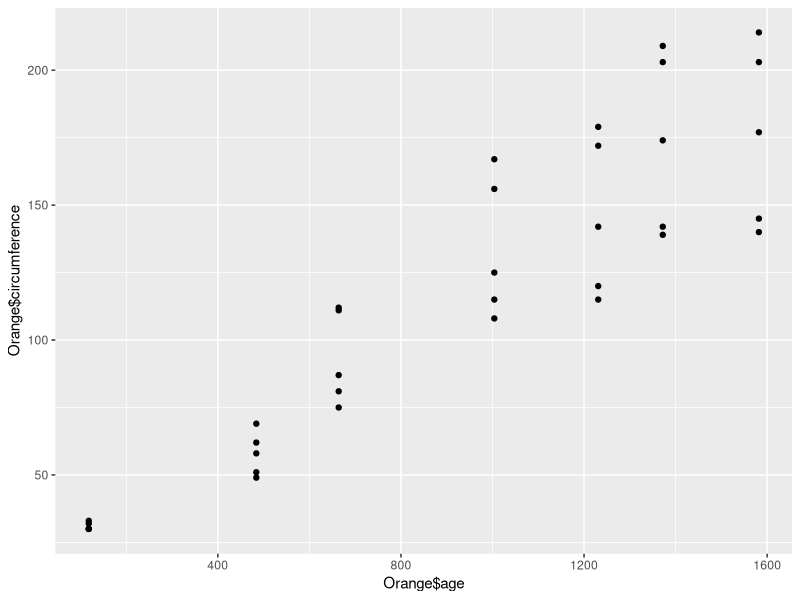
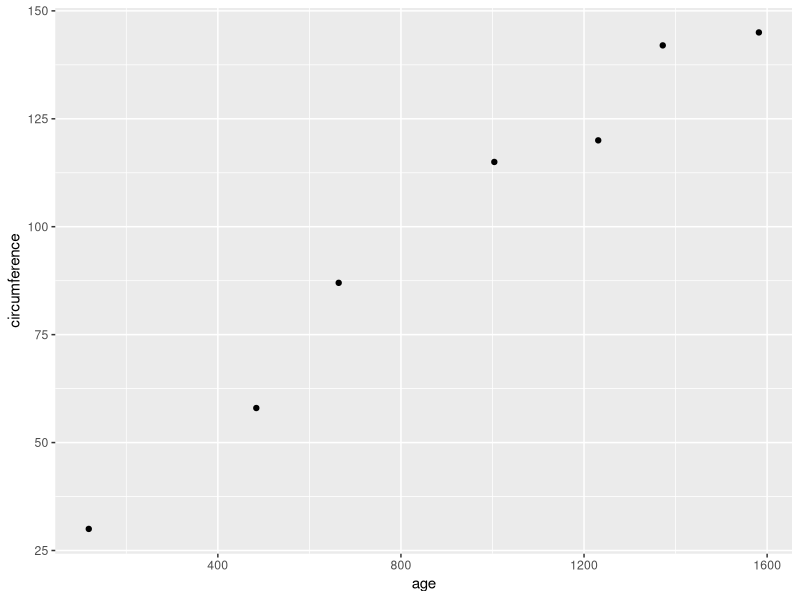
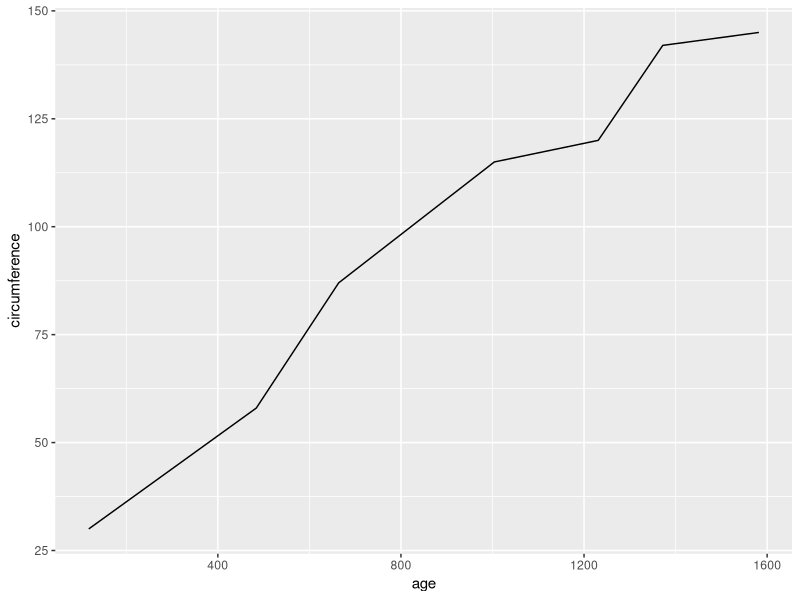
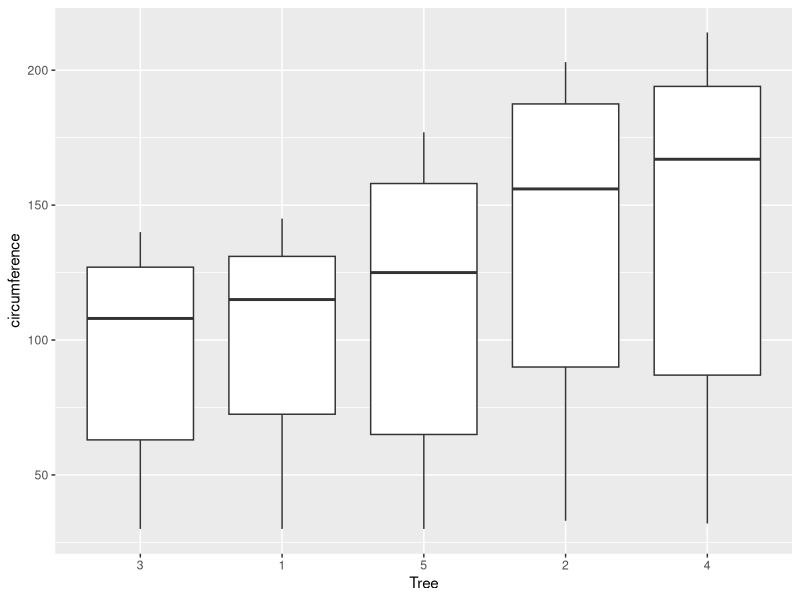
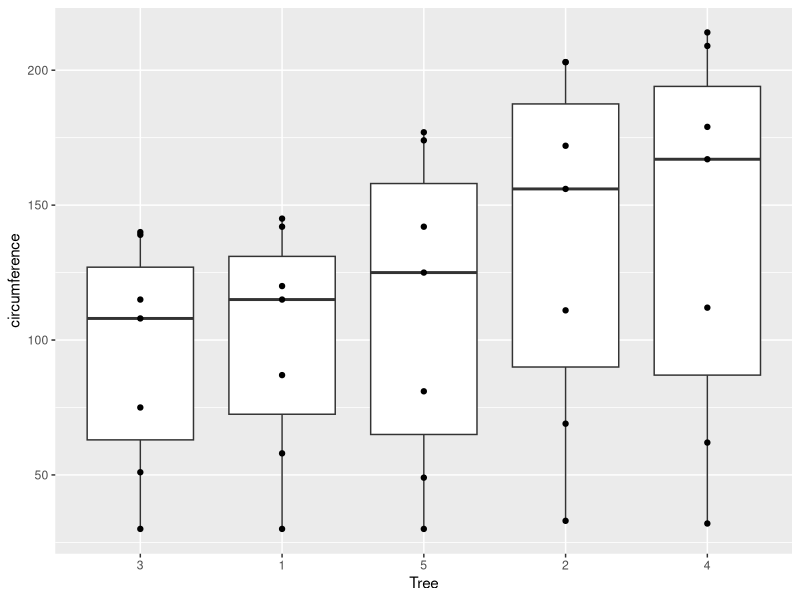
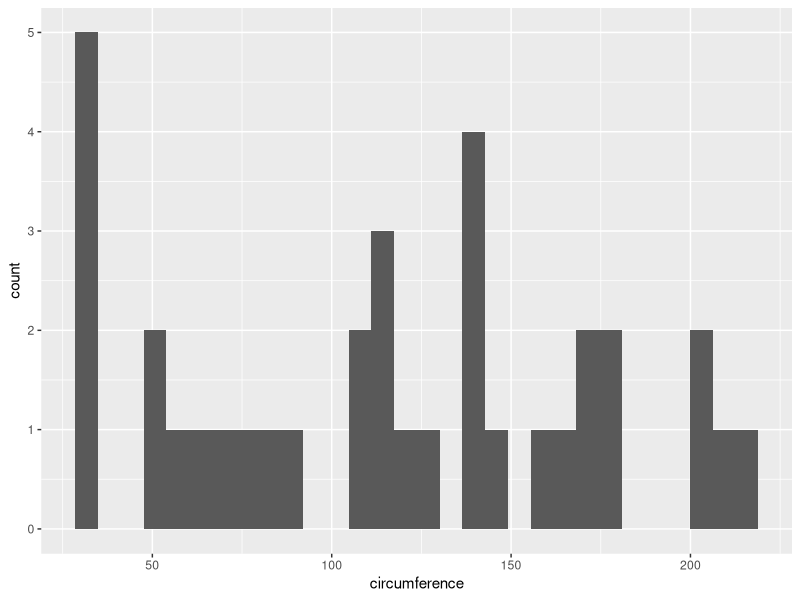
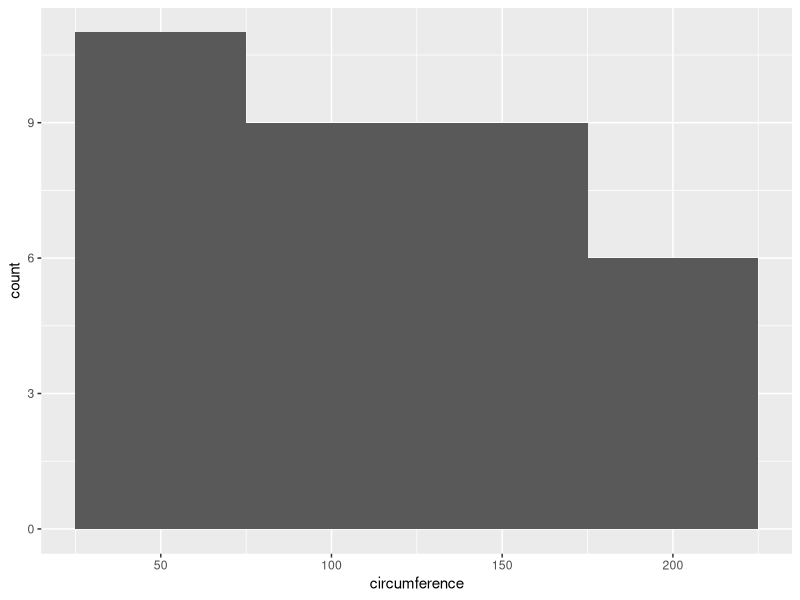
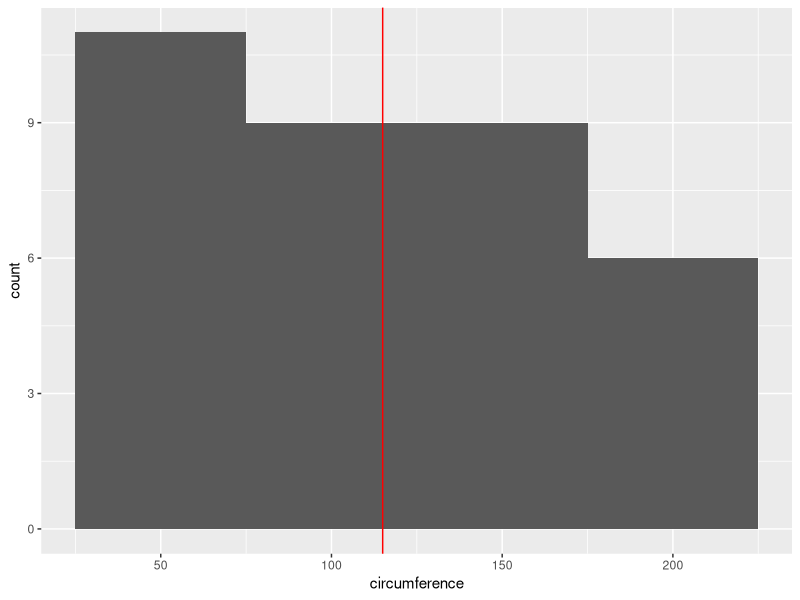

The R script that drew these images, in order: (Note: this script raises an error after producing the figures.)
## ---- chunk 1
require(ggplot2)
require(dplyr)
## ---- chunk 2
head(Orange)
## ---- chunk 3
ggplot(data=Orange, aes(x=Orange$age, y=Orange$circumference)) + geom_point()
## ---- chunk 4
ggplot(data=Orange %>% filter(Tree==1), aes(x=age, y=circumference)) + geom_point()
## ---- chunk 5
ggplot(data=Orange %>% filter(Tree==1), aes(x=age, y=circumference)) + geom_line()
## ---- chunk 6
ggplot(data=Orange, aes(x=Tree, y=circumference)) + geom_boxplot() 
## ---- chunk 7
ggplot(data=Orange, aes(x=Tree, y=circumference)) + geom_boxplot() + geom_point()
## ---- chunk 8
ggplot(data=Orange, aes(x=circumference)) + geom_histogram() 
## ---- chunk 9
ggplot(data=Orange, aes(x=circumference)) + geom_histogram(binwidth=50)
## ---- chunk 10
ggplot(data=Orange, aes(x=circumference)) + geom_histogram(binwidth=50) +
  geom_vline(xintercept=median(Orange$circumference), col="red")
## ---- chunk 11
ggplot(data=Orange, aes(x=circumference)) + geom_density() 
## ---- chunk 12
ggplot(data=Orange, aes(x=circumference, y=age)) + geom_point() + facet_grid(~Tree) 
## ---- chunk 13
levels(Orange$Tree) <- sort(levels(Orange$Tree))
ggplot(data=Orange, aes(x=circumference, y=age)) + geom_point() + geom_line(col="red") + facet_wrap(~Tree, ncol=2) 
## ---- chunk 14
ggplot(data=Orange, aes(x=circumference, y=age, col=Tree))  + geom_line()
## ---- chunk 15
head(iris)
ggplot(data=iris, aes(x=Petal.Length, fill=Species))  + geom_histogram()
## ---- chunk 16
ggplot(data=iris, aes(x=Petal.Length, color=Species))  + geom_histogram()
## ---- chunk 17
ggplot(data=iris, aes(x=Petal.Length, fill=Species))  + geom_histogram(color="black") 
## ---- chunk 18
head(movies)
## ---- chunk 19
tipi = names(movies)[18:23]
seznam = list()
for (i in 1:length(tipi)) {
    tip = tipi[[i]]
    seznam[[i]] <- movies %>% 
        filter_(paste(tip, "==", 1)) %>% 
        select(Budget=budget, Short, Year=year) %>%
        mutate(Type=tip)
}
myMovies <- do.call(rbind, seznam)
## ---- chunk 20
ggplot(data=myMovies, aes(x=Type, fill=Type))  + geom_bar() 
## ---- chunk 21
ggplot(data=myMovies, aes(x=Type, fill=factor(Short)))  + geom_bar() 
## ---- chunk 22
ggplot(data=myMovies, aes(x=Type, fill=factor(Short)))  + geom_bar(position="stack") 
## ---- chunk 23
ggplot(data=myMovies, aes(x=Type, fill=factor(Short)))  + geom_bar(position="dodge") 
## ---- chunk 24
ggplot(data=myMovies, aes(x=Type, fill=factor(Short)))  + geom_bar(position="fill") 
## ---- chunk 25
ggplot(data=myMovies, aes(x=Type, y=Budget))  + geom_boxplot() 
## ---- chunk 26
ggplot(data=myMovies, aes(x=Type, y=Budget))  + geom_boxplot() + scale_y_log10()
## ---- chunk 27
ggplot(data=myMovies, aes(x=Type, y=Budget))  + geom_boxplot() + scale_y_log10() + geom_point()
## ---- chunk 28
ggplot(data=myMovies, aes(x=Type, y=Budget))  + geom_jitter() + geom_boxplot(alpha=I(0.6)) + scale_y_log10() 
## ---- chunk 29
ggplot(data=myMovies, aes(x=Type, y=Budget))  + geom_jitter() + geom_boxplot(alpha=I(0.6)) + scale_y_log10() 
## ---- chunk 30
ggplot(data=ToothGrowth, aes(x=dose, y=len))  + geom_point() 
## ---- chunk 31
ggplot(data=ToothGrowth, aes(x=dose, y=len, col=supp))  + geom_point() 
## ---- chunk 32
ggplot(data=ToothGrowth, aes(x=dose, y=len, col=supp))  + geom_point() + facet_grid(.~supp) 
## ---- chunk 33
ggplot(data=ToothGrowth, aes(x=dose, y=len, col=supp))  + geom_point() + facet_grid(.~supp) + stat_smooth()
## ---- chunk 34
ggplot(data=ToothGrowth, aes(x=dose, y=len, col=supp))  + geom_point() + facet_grid(.~supp) + stat_smooth(method = "lm")
